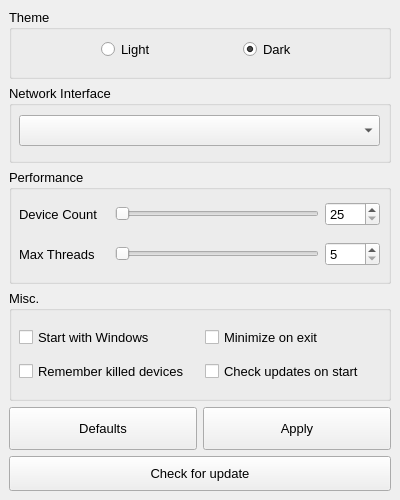
<?xml version="1.0" encoding="UTF-8"?>
<ui version="4.0">
 <author>ZubCut</author>
 <class>MainWindow</class>
 <widget class="QMainWindow" name="MainWindow">
  <property name="geometry">
   <rect>
    <x>0</x>
    <y>0</y>
    <width>400</width>
    <height>500</height>
   </rect>
  </property>
  <property name="minimumSize">
   <size>
    <width>400</width>
    <height>500</height>
   </size>
  </property>
  <property name="maximumSize">
   <size>
    <width>400</width>
    <height>510</height>
   </size>
  </property>
  <property name="windowTitle">
   <string>Settings</string>
  </property>
  <property name="toolTip">
   <string/>
  </property>
  <property name="animated">
   <bool>true</bool>
  </property>
  <property name="documentMode">
   <bool>false</bool>
  </property>
  <widget class="QWidget" name="centralwidget">
   <property name="minimumSize">
    <size>
     <width>100</width>
     <height>0</height>
    </size>
   </property>
   <layout class="QHBoxLayout" name="horizontalLayout">
    <item>
     <layout class="QGridLayout" name="gridLayout" columnstretch="0,0,0,0">
      <property name="sizeConstraint">
       <enum>QLayout::SetNoConstraint</enum>
      </property>
      <property name="spacing">
       <number>6</number>
      </property>
      <item row="3" column="0" colspan="4">
       <widget class="QGroupBox" name="groupBox_3">
        <property name="sizePolicy">
         <sizepolicy hsizetype="Minimum" vsizetype="Fixed">
          <horstretch>0</horstretch>
          <verstretch>0</verstretch>
         </sizepolicy>
        </property>
        <property name="minimumSize">
         <size>
          <width>0</width>
          <height>111</height>
         </size>
        </property>
        <property name="font">
         <font>
          <pointsize>10</pointsize>
         </font>
        </property>
        <property name="title">
         <string>Misc.</string>
        </property>
        <widget class="QWidget" name="gridLayoutWidget_2">
         <property name="geometry">
          <rect>
           <x>10</x>
           <y>30</y>
           <width>365</width>
           <height>71</height>
          </rect>
         </property>
         <layout class="QGridLayout" name="gridLayout_3">
          <item row="0" column="1">
           <widget class="QCheckBox" name="chkMinimized">
            <property name="font">
             <font>
              <pointsize>10</pointsize>
             </font>
            </property>
            <property name="layoutDirection">
             <enum>Qt::LeftToRight</enum>
            </property>
            <property name="text">
             <string>Minimize on exit</string>
            </property>
           </widget>
          </item>
          <item row="1" column="0">
           <widget class="QCheckBox" name="chkRemember">
            <property name="font">
             <font>
              <pointsize>10</pointsize>
             </font>
            </property>
            <property name="layoutDirection">
             <enum>Qt::LeftToRight</enum>
            </property>
            <property name="text">
             <string>Remember killed devices</string>
            </property>
           </widget>
          </item>
          <item row="1" column="1">
           <widget class="QCheckBox" name="chkAutoupdate">
            <property name="font">
             <font>
              <pointsize>10</pointsize>
             </font>
            </property>
            <property name="text">
             <string>Check updates on start</string>
            </property>
            <property name="checked">
             <bool>false</bool>
            </property>
           </widget>
          </item>
          <item row="0" column="0">
           <widget class="QCheckBox" name="chkAutostart">
            <property name="font">
             <font>
              <pointsize>10</pointsize>
             </font>
            </property>
            <property name="text">
             <string>Start with Windows</string>
            </property>
           </widget>
          </item>
         </layout>
        </widget>
       </widget>
      </item>
      <item row="5" column="0" colspan="4">
       <widget class="QPushButton" name="btnUpdate">
        <property name="sizePolicy">
         <sizepolicy hsizetype="Preferred" vsizetype="Fixed">
          <horstretch>0</horstretch>
          <verstretch>0</verstretch>
         </sizepolicy>
        </property>
        <property name="minimumSize">
         <size>
          <width>0</width>
          <height>35</height>
         </size>
        </property>
        <property name="font">
         <font>
          <pointsize>10</pointsize>
         </font>
        </property>
        <property name="text">
         <string>Check for update</string>
        </property>
       </widget>
      </item>
      <item row="0" column="0" colspan="4">
       <widget class="QGroupBox" name="groupBox">
        <property name="sizePolicy">
         <sizepolicy hsizetype="Minimum" vsizetype="Fixed">
          <horstretch>0</horstretch>
          <verstretch>0</verstretch>
         </sizepolicy>
        </property>
        <property name="minimumSize">
         <size>
          <width>0</width>
          <height>70</height>
         </size>
        </property>
        <property name="font">
         <font>
          <pointsize>10</pointsize>
         </font>
        </property>
        <property name="title">
         <string>Theme</string>
        </property>
        <widget class="QWidget" name="horizontalLayoutWidget">
         <property name="geometry">
          <rect>
           <x>10</x>
           <y>30</y>
           <width>361</width>
           <height>21</height>
          </rect>
         </property>
         <layout class="QHBoxLayout" name="horizontalLayout_2">
          <item>
           <widget class="QRadioButton" name="rdbLight">
            <property name="sizePolicy">
             <sizepolicy hsizetype="Fixed" vsizetype="Fixed">
              <horstretch>0</horstretch>
              <verstretch>0</verstretch>
             </sizepolicy>
            </property>
            <property name="font">
             <font>
              <pointsize>10</pointsize>
             </font>
            </property>
            <property name="text">
             <string>Light</string>
            </property>
           </widget>
          </item>
          <item>
           <widget class="QRadioButton" name="rdbDark">
            <property name="sizePolicy">
             <sizepolicy hsizetype="Fixed" vsizetype="Fixed">
              <horstretch>0</horstretch>
              <verstretch>0</verstretch>
             </sizepolicy>
            </property>
            <property name="font">
             <font>
              <pointsize>10</pointsize>
             </font>
            </property>
            <property name="text">
             <string>Dark</string>
            </property>
            <property name="checked">
             <bool>true</bool>
            </property>
           </widget>
          </item>
         </layout>
        </widget>
       </widget>
      </item>
      <item row="4" column="0" colspan="2">
       <widget class="QPushButton" name="btnDefaults">
        <property name="sizePolicy">
         <sizepolicy hsizetype="Preferred" vsizetype="Preferred">
          <horstretch>0</horstretch>
          <verstretch>0</verstretch>
         </sizepolicy>
        </property>
        <property name="font">
         <font>
          <pointsize>10</pointsize>
         </font>
        </property>
        <property name="text">
         <string>Defaults</string>
        </property>
       </widget>
      </item>
      <item row="4" column="2" colspan="2">
       <widget class="QPushButton" name="btnApply">
        <property name="sizePolicy">
         <sizepolicy hsizetype="Preferred" vsizetype="Preferred">
          <horstretch>0</horstretch>
          <verstretch>0</verstretch>
         </sizepolicy>
        </property>
        <property name="minimumSize">
         <size>
          <width>0</width>
          <height>35</height>
         </size>
        </property>
        <property name="font">
         <font>
          <pointsize>10</pointsize>
         </font>
        </property>
        <property name="text">
         <string>Apply</string>
        </property>
       </widget>
      </item>
      <item row="1" column="0" colspan="4">
       <widget class="QGroupBox" name="groupBox_4">
        <property name="sizePolicy">
         <sizepolicy hsizetype="Minimum" vsizetype="Fixed">
          <horstretch>0</horstretch>
          <verstretch>0</verstretch>
         </sizepolicy>
        </property>
        <property name="minimumSize">
         <size>
          <width>0</width>
          <height>78</height>
         </size>
        </property>
        <property name="font">
         <font>
          <pointsize>10</pointsize>
         </font>
        </property>
        <property name="title">
         <string>Network Interface</string>
        </property>
        <widget class="QWidget" name="horizontalLayoutWidget_2">
         <property name="geometry">
          <rect>
           <x>10</x>
           <y>30</y>
           <width>361</width>
           <height>31</height>
          </rect>
         </property>
         <layout class="QHBoxLayout" name="horizontalLayout_3">
          <item>
           <widget class="QComboBox" name="comboInterface">
            <property name="sizePolicy">
             <sizepolicy hsizetype="Preferred" vsizetype="Minimum">
              <horstretch>0</horstretch>
              <verstretch>9</verstretch>
             </sizepolicy>
            </property>
            <property name="minimumSize">
             <size>
              <width>0</width>
              <height>9</height>
             </size>
            </property>
            <property name="font">
             <font>
              <pointsize>10</pointsize>
             </font>
            </property>
           </widget>
          </item>
         </layout>
        </widget>
       </widget>
      </item>
      <item row="2" column="0" colspan="4">
       <widget class="QGroupBox" name="groupBox_2">
        <property name="sizePolicy">
         <sizepolicy hsizetype="Minimum" vsizetype="Fixed">
          <horstretch>0</horstretch>
          <verstretch>0</verstretch>
         </sizepolicy>
        </property>
        <property name="minimumSize">
         <size>
          <width>0</width>
          <height>115</height>
         </size>
        </property>
        <property name="font">
         <font>
          <pointsize>10</pointsize>
         </font>
        </property>
        <property name="title">
         <string>Performance</string>
        </property>
        <widget class="QWidget" name="gridLayoutWidget">
         <property name="geometry">
          <rect>
           <x>10</x>
           <y>30</y>
           <width>361</width>
           <height>31</height>
          </rect>
         </property>
         <layout class="QGridLayout" name="gridLayout_2" columnstretch="0,0,0">
          <item row="0" column="2">
           <widget class="QSpinBox" name="spinCount">
            <property name="sizePolicy">
             <sizepolicy hsizetype="Preferred" vsizetype="Fixed">
              <horstretch>0</horstretch>
              <verstretch>0</verstretch>
             </sizepolicy>
            </property>
            <property name="minimumSize">
             <size>
              <width>55</width>
              <height>0</height>
             </size>
            </property>
            <property name="maximumSize">
             <size>
              <width>55</width>
              <height>16777215</height>
             </size>
            </property>
            <property name="font">
             <font>
              <pointsize>10</pointsize>
             </font>
            </property>
            <property name="minimum">
             <number>25</number>
            </property>
            <property name="maximum">
             <number>255</number>
            </property>
           </widget>
          </item>
          <item row="0" column="1">
           <widget class="QSlider" name="sliderCount">
            <property name="sizePolicy">
             <sizepolicy hsizetype="Preferred" vsizetype="Fixed">
              <horstretch>0</horstretch>
              <verstretch>0</verstretch>
             </sizepolicy>
            </property>
            <property name="minimumSize">
             <size>
              <width>179</width>
              <height>0</height>
             </size>
            </property>
            <property name="minimum">
             <number>25</number>
            </property>
            <property name="maximum">
             <number>255</number>
            </property>
            <property name="orientation">
             <enum>Qt::Horizontal</enum>
            </property>
           </widget>
          </item>
          <item row="0" column="0">
           <widget class="QLabel" name="label">
            <property name="minimumSize">
             <size>
              <width>90</width>
              <height>0</height>
             </size>
            </property>
            <property name="maximumSize">
             <size>
              <width>90</width>
              <height>16777215</height>
             </size>
            </property>
            <property name="font">
             <font>
              <pointsize>10</pointsize>
             </font>
            </property>
            <property name="text">
             <string>Device Count</string>
            </property>
           </widget>
          </item>
         </layout>
        </widget>
        <widget class="QWidget" name="gridLayoutWidget_3">
         <property name="geometry">
          <rect>
           <x>10</x>
           <y>70</y>
           <width>361</width>
           <height>31</height>
          </rect>
         </property>
         <layout class="QGridLayout" name="gridLayout_4" columnstretch="0,0,0">
          <item row="0" column="2">
           <widget class="QSpinBox" name="spinThreads">
            <property name="sizePolicy">
             <sizepolicy hsizetype="Preferred" vsizetype="Fixed">
              <horstretch>0</horstretch>
              <verstretch>0</verstretch>
             </sizepolicy>
            </property>
            <property name="minimumSize">
             <size>
              <width>55</width>
              <height>0</height>
             </size>
            </property>
            <property name="maximumSize">
             <size>
              <width>55</width>
              <height>16777215</height>
             </size>
            </property>
            <property name="font">
             <font>
              <pointsize>10</pointsize>
             </font>
            </property>
            <property name="minimum">
             <number>5</number>
            </property>
            <property name="maximum">
             <number>255</number>
            </property>
            <property name="value">
             <number>5</number>
            </property>
           </widget>
          </item>
          <item row="0" column="1">
           <widget class="QSlider" name="sliderThreads">
            <property name="sizePolicy">
             <sizepolicy hsizetype="Preferred" vsizetype="Fixed">
              <horstretch>0</horstretch>
              <verstretch>0</verstretch>
             </sizepolicy>
            </property>
            <property name="minimumSize">
             <size>
              <width>179</width>
              <height>0</height>
             </size>
            </property>
            <property name="minimum">
             <number>5</number>
            </property>
            <property name="maximum">
             <number>255</number>
            </property>
            <property name="value">
             <number>5</number>
            </property>
            <property name="orientation">
             <enum>Qt::Horizontal</enum>
            </property>
           </widget>
          </item>
          <item row="0" column="0">
           <widget class="QLabel" name="label_2">
            <property name="minimumSize">
             <size>
              <width>90</width>
              <height>0</height>
             </size>
            </property>
            <property name="maximumSize">
             <size>
              <width>90</width>
              <height>16777215</height>
             </size>
            </property>
            <property name="font">
             <font>
              <pointsize>10</pointsize>
             </font>
            </property>
            <property name="text">
             <string>Max Threads</string>
            </property>
           </widget>
          </item>
         </layout>
        </widget>
       </widget>
      </item>
     </layout>
    </item>
   </layout>
  </widget>
 </widget>
 <resources/>
 <connections/>
</ui>
